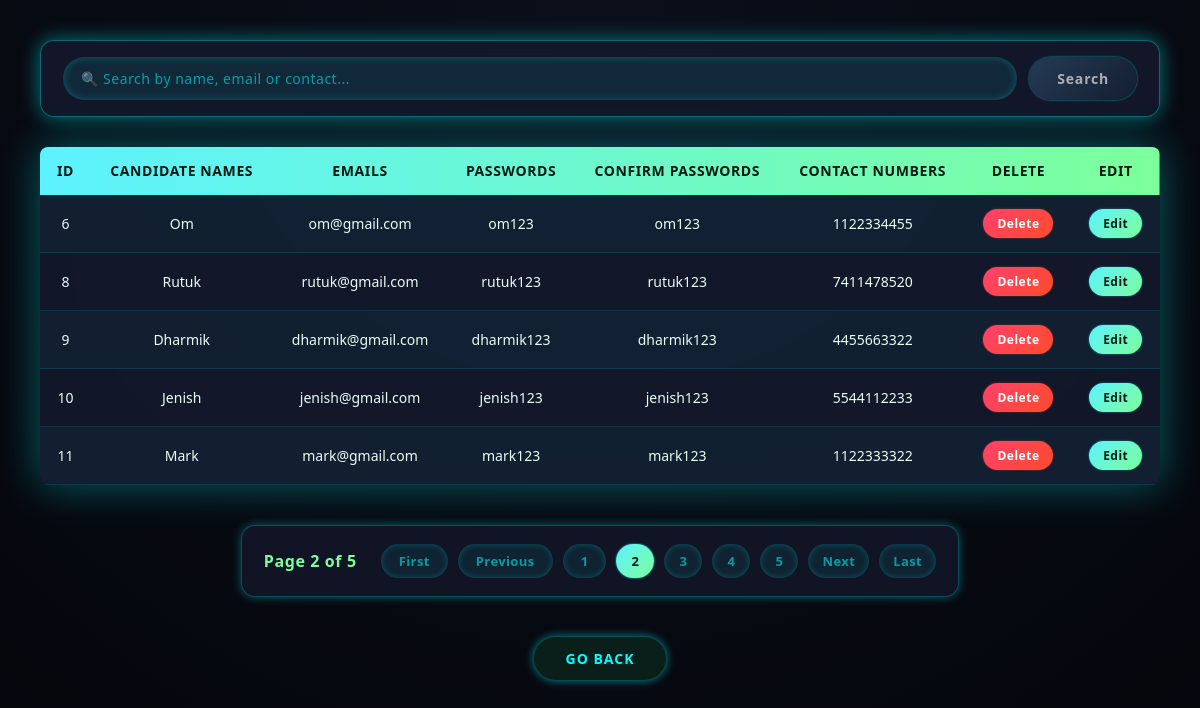
/viewpage/?page=2, run on the app's committed database.
### ProjectOneApp/models.py (models this page shows)
class CandidateDataBases(models.Model):
    candidate_name = models.CharField(max_length=50)
    email = models.EmailField(max_length=50)
    password = models.CharField(max_length=30)
    confirm_password = models.CharField(max_length=30)
    contact_number = models.BigIntegerField()

### ProjectOneApp/views.py (the view)
# urls.py: path("viewpage/", ViewAllData),
def ViewAllData(request):
    search = request.GET.get("search")
    Civils = CandidateDataBases.objects.all()
    if search:
        Civils = Civils.filter(
            Q(candidate_name__icontains=search)
            | Q(email__icontains=search)
            | Q(contact_number__icontains=search)
        )
    Pegi = Paginator(Civils, 5)
    Pages = request.GET.get("page")
    page_objects = Pegi.get_page(Pages)
    logged_user = None
    user_id = request.session.get("user_id")
    if user_id:
        logged_user = CandidateDataBases.objects.get(id=user_id)
    return render(
        request,
        "viewdata.html",
        {"Civils": page_objects, "logged_user": logged_user, "search": search},
    )

### ProjectOneApp/templates/viewdata.html (shortened to what this page needs)
<!DOCTYPE html>
<html lang="en">
<head>
</head>
<body>
    <form method="get" class="search-box">
        <input type="text" name="search" placeholder="🔍 Search by name, email or contact..."
            value="{{ request.GET.search }}">
        <button type="submit">Search</button>
    </form>
    <table>
        <tr>
            <td>ID</td>
            <td>Candidate Names</td>
            <td>Emails</td>
            <td>Passwords</td>
            <td>Confirm Passwords</td>
            <td>Contact Numbers</td>
            <td>Delete</td>
            <td>Edit</td>
        </tr>
        {% for i in Civils %}
        <tr>
            <td>{{i.id}}</td>
            <td>{{i.candidate_name}}</td>
            <td>{{i.email}}</td>
            <td>{{i.password}}</td>
            <td>{{i.confirm_password}}</td>
            <td>{{i.contact_number}}</td>
            <td><a href="/deletepage/{{i.id}}">Delete</a></td>
            <td><a href="/editpage/{{i.id}}">Edit</a></td>
        </tr>
        {% endfor %}
    </table>
    <div class="Pegi">
        <span>
            Page {{ Civils.number }} of {{ Civils.paginator.num_pages }}
        </span>
        {% if Civils.has_previous %}
        <a href="?page=1">First</a>
        <a href="?page={{ Civils.previous_page_number }}">Previous</a>
        {% endif %}
        {% for num in Civils.paginator.page_range %}
        {% if Civils.number == num %}
        <strong>{{ num }}</strong>
        {% else %}
        <a href="?page={{ num }}">{{ num }}</a>
        {% endif %}
        {% endfor %}
        {% if Civils.has_next %}
        <a href="?page={{ Civils.next_page_number }}">Next</a>
        <a href="?page={{ Civils.paginator.num_pages }}">Last</a>
        {% endif %}
    </div>
    <a href="/registerpage/" class="back-link">
        <span>GO BACK</span>
    </a>
</body>
</html>

### ProjectOneApp/templates/viewdata.html (style rules this page uses)
* { box-sizing: border-box; font-family: 'Segoe UI', Tahoma, Geneva, Verdana, sans-serif; }
body { min-height: 100vh; background: radial-gradient(circle at top, #0b0f1a, #05060c); margin: 0; padding: 40px; color: #e8fdf5; }
table { width: 100%; max-width: 1150px; margin: auto; border-collapse: collapse; background: rgba(20, 25, 45, 0.9); backdrop-filter: blur(16px); border-radius: 8px; overflow: hidden; box-shadow: 0 0 40px rgba(0, 255, 255, 0.35); }
table tr:first-child { background: linear-gradient(90deg, #5DF2FF, #7CFF9B); color: #041814; font-weight: 600; letter-spacing: 0.6px; text-transform: uppercase; }
td { padding: 14px 16px; text-align: center; border-bottom: 1px solid rgba(0, 255, 255, 0.12); font-size: 14px; transition: all 0.35s ease; }
tr { transition: all 0.35s ease; }
tr:nth-child(even) { background: rgba(0, 255, 255, 0.04); }
a { text-decoration: none; padding: 6px 14px; border-radius: 20px; font-weight: 600; font-size: 12px; letter-spacing: 0.5px; display: inline-block; transition: all 0.35s ease; }
a[href*="deletepage"] { color: #fff; background: linear-gradient(135deg, #ff416c, #ff4b2b); box-shadow: 0 0 2px rgba(255, 75, 43, 0.6); }
a[href*="editpage"] { color: #041814; background: linear-gradient(135deg, #5DF2FF, #7CFF9B); box-shadow: 0 0 2px rgba(0, 255, 255, 0.6); }
.back-link { position: relative; overflow: hidden; display: block; width: fit-content; margin: 40px auto 0; padding: 12px 32px; border-radius: 40px; background: #0b1f1a; color: #0ff; font-size: 14px; font-weight: 600; letter-spacing: 1px; text-decoration: none; text-align: center; box-shadow: 0 0 10px rgba(0, 255, 255, 0.6); transition: 0.4s ease; }
.back-link span { position: relative; z-index: 2; }
.back-link::before { content: ''; position: absolute; top: -50%; left: -100%; width: 200%; height: 200%; background: linear-gradient(0deg, transparent, transparent 30%, rgba(0, 255, 255, 0.35), transparent 60%); transform: rotate(-60deg); opacity: 0; transition: transform 0.6s ease, opacity 0.4s ease; }
.Pegi { margin: 40px auto 0; padding: 18px 22px; display: flex; flex-wrap: wrap; justify-content: center; align-items: center; gap: 10px; max-width: fit-content; min-width: 320px; background: rgba(20, 25, 45, 0.75); backdrop-filter: blur(14px); border-radius: 14px; box-shadow: 0 0 10px rgba(0, 255, 255, 0.35); border: 1px solid rgba(0, 255, 255, 0.25); }
.Pegi span { color: #7CFF9B; font-weight: 600; letter-spacing: 0.6px; margin-right: 14px; }
.Pegi a, .Pegi strong { min-width: 38px; padding: 8px 14px; text-align: center; border-radius: 22px; font-size: 13px; font-weight: 600; text-decoration: none; letter-spacing: 0.4px; transition: all 0.35s ease; }
.Pegi a { color: rgba(0, 255, 255, 0.548); background: rgba(0, 255, 255, 0.062); box-shadow: inset 0 0 6px rgba(0, 255, 255, 0.25); }
.Pegi strong { color: #041814; background: linear-gradient(135deg, #5DF2FF, #7CFF9B); box-shadow: 0 0 2px rgba(0, 255, 255, 0.95); }
.Pegi a[href*="page=1"], .Pegi a[href*="Last"], .Pegi a[href*="Next"], .Pegi a[href*="Previous"] { padding: 8px 18px; font-weight: 700; }
.search-box { max-width: 1150px; margin: 0 auto 30px; padding: 16px 22px; display: flex; gap: 12px; background: rgba(20, 25, 45, 0.85); backdrop-filter: blur(14px); border-radius: 14px; box-shadow: 0 0 20px rgba(0, 255, 255, 0.45); border: 1px solid rgba(0, 255, 255, 0.35); }
.search-box input { flex: 1; padding: 12px 18px; border-radius: 30px; border: none; outline: none; background: rgba(0, 255, 255, 0.08); color: #e8fdf5; font-size: 14px; font-weight: 500; box-shadow: inset 0 0 8px rgba(0, 255, 255, 0.25); }
.search-box input::placeholder { color: rgba(0, 255, 255, 0.55); letter-spacing: 0.5px; }
.search-box button { padding: 12px 28px; border-radius: 30px; border: none; cursor: pointer; font-size: 14px; font-weight: 700; letter-spacing: 0.8px; color: #f3e7e7b0; background: linear-gradient(135deg, #243b55, #141e30); box-shadow: 0 0 2px rgba(0, 255, 255, 0.75); transition: all 0.35s ease; }

### data on the page
CandidateDataBases: id "6", candidate_name "Om", email "om@gmail.com", password "om123", confirm_password "om123", contact_number "1122334455"
CandidateDataBases: id "8", candidate_name "Rutuk", email "rutuk@gmail.com", password "rutuk123", confirm_password "rutuk123", contact_number "7411478520"
CandidateDataBases: id "9", candidate_name "Dharmik", email "dharmik@gmail.com", password "dharmik123", confirm_password "dharmik123", contact_number "4455663322"
CandidateDataBases: id "10", candidate_name "Jenish", email "jenish@gmail.com", password "jenish123", confirm_password "jenish123", contact_number "5544112233"
CandidateDataBases: id "11", candidate_name "Mark", email "mark@gmail.com", password "mark123", confirm_password "mark123", contact_number "1122333322"

### other printed values
{{ Civils.number }} "2"
{{ Civils.paginator.num_pages }} "5"
{{ num }} "1" "3" "4" "5"
{{ num }} "2"
